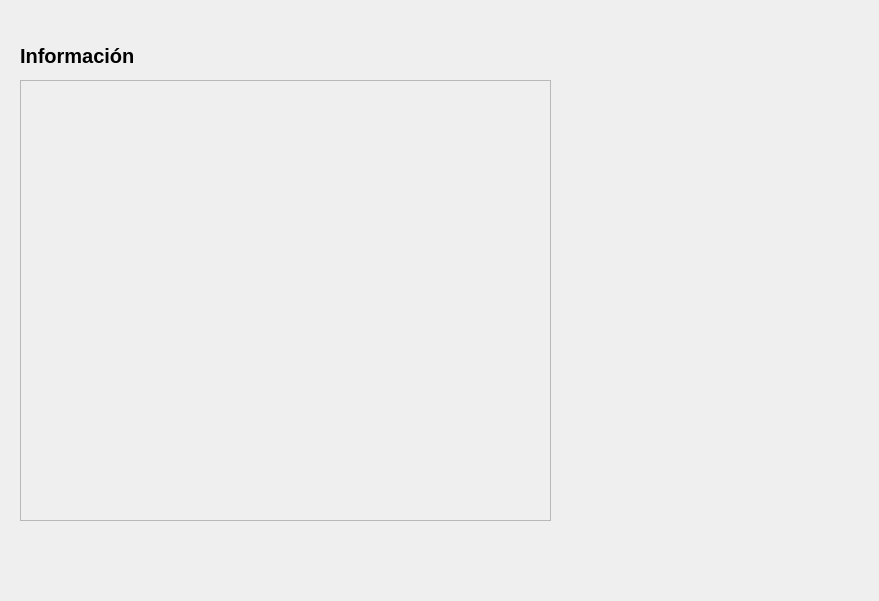
<?xml version="1.0" encoding="UTF-8"?>
<ui version="4.0">
 <class>Informacion</class>
 <widget class="QWidget" name="Informacion">
  <property name="geometry">
   <rect>
    <x>0</x>
    <y>0</y>
    <width>879</width>
    <height>601</height>
   </rect>
  </property>
  <property name="windowTitle">
   <string>Informacion</string>
  </property>
  <widget class="QLabel" name="label">
   <property name="geometry">
    <rect>
     <x>20</x>
     <y>40</y>
     <width>161</width>
     <height>31</height>
    </rect>
   </property>
   <property name="font">
    <font>
     <pointsize>15</pointsize>
     <bold>true</bold>
    </font>
   </property>
   <property name="text">
    <string>Información</string>
   </property>
  </widget>
  <widget class="CardWidget" name="frame">
   <property name="geometry">
    <rect>
     <x>20</x>
     <y>80</y>
     <width>531</width>
     <height>441</height>
    </rect>
   </property>
   <property name="frameShape">
    <enum>QFrame::StyledPanel</enum>
   </property>
   <property name="frameShadow">
    <enum>QFrame::Raised</enum>
   </property>
  </widget>
 </widget>
 <customwidgets>
  <customwidget>
   <class>CardWidget</class>
   <extends>QFrame</extends>
   <header location="global">qfluentwidgets</header>
   <container>1</container>
  </customwidget>
 </customwidgets>
 <resources/>
 <connections/>
</ui>
